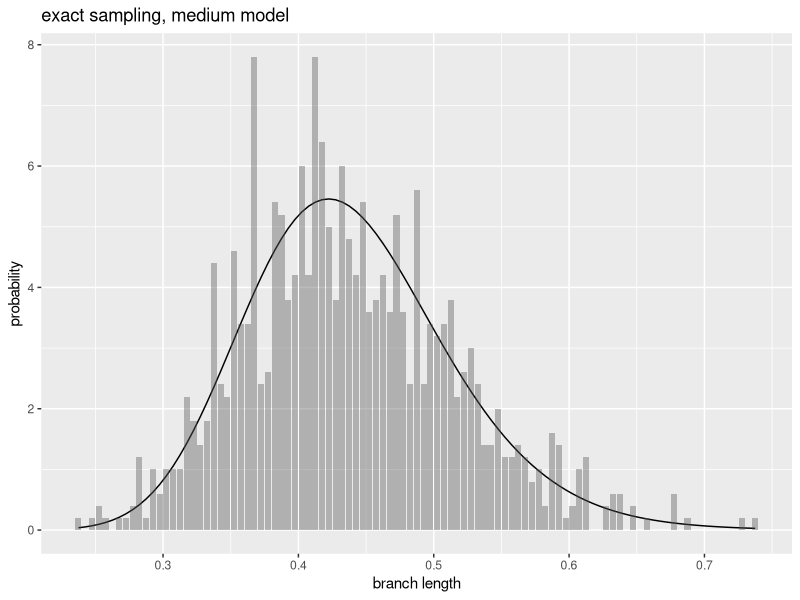
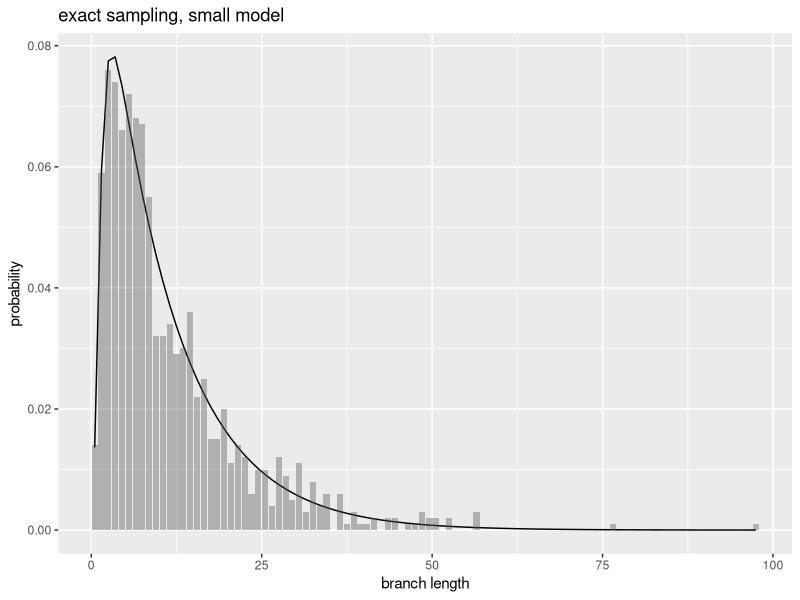

The R script that drew these images, in order:
library(ggplot2)

# Compute log(sum(exp(x))).
# http://r.789695.n4.nabble.com/logsumexp-function-in-R-td3310119.html
#
# Note that sorting x in descending order may increase precision of the result.
logsumexp <- function(x) {
  #sort(x, decreasing = TRUE)
  #i <- 1
  i <- which.max(x)
  log1p(sum(exp(x[-i] - x[i]))) + x[i]
}

# Compute the logarithm of the sampling helper function K(x) given a model and
# an exponential prior by summing the series.
#
# K(x) = \sum_{i = 0}^{c} {
#          \sum_{j = 0}^{m} {
#            {{c}\choose{i}} {{m}\choose{j}} (i + j + \lambda / r)^{-1} (-1)^j x^{i + j + \lambda / r}
#          }
#        }
#
# Note that the inner sum is an alternating series. To improve numerical
# stability, the equation is rearranged so that sums can be delayed as long as
# possible by storing even terms and odd terms in separate vectors. The equation
# as implemented is
#
# K(x) = x^{\lambda / r} \left[
#          \sum_{i = 0}^{c} {
#            {{c}\choose{i}} \sum_{\substack{j = 0 \\ j \text{ even}}}^{m} {
#              {{m}\choose{j}} (i + j + \lambda / r)^{-1} x^{i + j}
#            }
#          } -
#          \sum_{i = 0}^{c} {
#            {{c}\choose{i}} \sum_{\substack{j = 1 \\ j \text{ odd}}}^{m} {
#              {{m}\choose{j}} (i + j + \lambda / r)^{-1} x^{i + j}
#            }
#          }
#        \right]
#
# For brevity, the variables below are abbreviated. For example,
#
#   lve, lvo: "log v even" and "log v odd", the log of the terms of the outer sums
#         lu: "log u", the log of the terms of the inner sums
# lsue, lsuo: "log sum u even" and "log sum u odd", the log of the sums of the even and odd inner terms
#
# etc.
.k_exp_prior_series_ln <- function(m, lambda, x) {
  # Allocate vectors for the outer sums (even and odd terms).
  lve <- vector(length = m$c+1)
  lvo <- vector(length = m$c+1)

  for (i in seq(0, m$c)) {
    j <- seq(0, m$m)

    # Compute all the terms of the inner sums. The even and odd terms are
    # separated below.
    lu <- lchoose(m$m, j) - log(i + j + lambda / m$r) + (i + j) * log(x)

    stopifnot(is.finite(lu))

    # Separate and sum the even and odd terms.
    lsue <- logsumexp(lu[c(TRUE, FALSE)]) # 0, 2, 4, ...
    lsuo <- logsumexp(lu[c(FALSE, TRUE)]) # 1, 3, 5, ...

    stopifnot(is.finite(lsue), is.finite(lsuo))

    # Multiply the even and odd sums by ${{c}\choose{i}}$ and store.
    lve[i+1] <- lchoose(m$c, i) + lsue
    lvo[i+1] <- lchoose(m$c, i) + lsuo
  }

  stopifnot(is.finite(lve), is.finite(lvo))

  # Sum the even and odd terms.
  lsve <- logsumexp(lve)
  lsvo <- logsumexp(lvo)

  stopifnot(is.finite(lsve), is.finite(lsvo))

  #print(sprintf("%.50f > %.50f: %s", lsve, lsvo, lsve > lsvo))
  stopifnot(lsve > lsvo)

  # Take the difference of the sums of the even and odd terms and finish up by multiplying by $x^{\lambda / r}$.
  lsv <- lsve + log1p(-exp(lsvo - lsve)) + (lambda / m$r) * log(x)

  stopifnot(is.finite(lsv))

  return(lsv)
}

# Integrand of the integral representation of Appell's F1 function with y = -x.
# This identity is only valid when Re(a) > 0 and Re(-a + c) > 0.
#
# http://functions.wolfram.com/HypergeometricFunctions/AppellF1/07/ShowAll.html
.xxx_appell_integrand <- function(t, a, b1, b2, c, x) {
  (1 - t)^(-1 - a + c) * t^(-1 + a) / ((1 - t*x)^b1 * (1 + t*x)^b2)
}

# Integrand of the integral representation of Appell's F1 function with y = -x,
# using logarithms for stability. This identity is only valid when Re(a) > 0 and
# Re(-a + c) > 0.
#
# http://functions.wolfram.com/HypergeometricFunctions/AppellF1/07/ShowAll.html
.appell_integrand <- function(t, a, b1, b2, c, x) {
  y <- (-1 - a + c)*log(1 - t) + (-1 + a)*log(t) - b1*log(1 - t*x) - b2*log(1 + t*x)
  exp(y)
}

# Compute the logarithm of the sampling helper function K(x) given a model and
# an exponential prior by approximating the integral of Appell's F1 function.
# http://functions.wolfram.com/HypergeometricFunctions/AppellF1/07/ShowAll.html
.k_exp_prior_appell_ln <- function(m, lambda, x) {
  a <- lambda / m$r
  b1 <- -m$m
  b2 <- -m$c
  c <- (m$r + lambda) / m$r

  lv <- lgamma(c) - (lgamma(a) + lgamma(-a + c)) +
    log(integrate(.appell_integrand, 0, 1, a, b1, b2, c, x)$value)

  ly <- log(m$r) + (lambda / m$r) * log(x) - log(lambda) + lv
}

# Find the value x such that log(K(x)) ~= log(u) given a model and an exponential prior.
lcfit_inv_exp_prior_ln <- function(m, lambda, lu, tolerance = 1e-6) {
  a <- 0.0
  b <- 1.0
  x <- 0.5
  lal <- lcfit_k_exp_prior_ln(m, lambda, x);

  while (abs(exp(lal) - exp(lu)) > tolerance && b - a > x * .Machine$double.eps) {
    if (lal > lu) {
      b <- x
    } else {
      a <- x
    }

    x <- (a + b) / 2.0
    lal <- lcfit_k_exp_prior_ln(m, lambda, x)
  }

  return(x)
}

# Generate N samples from the posterior on branch lengths given a model and an
# exponential prior.
lcfit_sample_exp_prior <- function(m, lambda, N) {
  lk0 <- lcfit_k_exp_prior_ln(m, lambda, exp(-m$r * m$b))
  vinv <- Vectorize(lcfit_inv_exp_prior_ln, vectorize.args = "lu")
  u <- runif(N)

  x <- vinv(m, lambda, log1p(-u) + lk0)
  t <- -1.0 / m$r * log(x) - m$b

  return(t)
}

# Compare branch lengths sampled from a model and an exponential prior with the
# expected distribution.
lcfit_sample_exp_prior_compare <- function(m, lambda, s, breaks = 100) {
  # Compute sample histogram.
  hobj <- hist(s, breaks = breaks, plot = FALSE)
  t <- hobj$mids

  # Compute expected likelihoods and (unnormalized) densities.
  x <- exp(-m$r*(m$b + t))
  ll <- m$c*log(1 + x) + m$m*log(1 - x) - lambda*t
  ld <- ll + log(m$r) - lambda*m$b

  # Normalize densities by approximating the function and dividing by its
  # integral.
  ldfun <- approxfun(t, ld)
  dfun <- function(t) { exp(ldfun(t)) }
  cons <- integrate(dfun, min(t), max(t))$value
  d <- exp(ld - log(cons))

  data <- data.frame(t = t, expected = d, observed = hobj$density)
}

#####

set.seed(0)

# Choose the implementation of K(x) to use.
lcfit_k_exp_prior_ln <- .k_exp_prior_appell_ln

lambda <- 0.1

# small model
m.s <- list(c = 5, m = 8, r = 1, b = 0.5)
print(system.time(samples.s <- lcfit_sample_exp_prior(m.s, lambda, 1000)))
data.s <- lcfit_sample_exp_prior_compare(m.s, lambda, samples.s)
p.s <- ggplot(data.s, aes(x = t)) + geom_line(aes(y = expected)) +
  geom_bar(aes(y = observed), stat = "identity", alpha = 0.4) +
  ylab('probability') +
  xlab('branch length') +
  ggtitle("exact sampling, small model")

# medium model
m.m <- list(c = 1100, m = 800, r = 2, b = 0.5)
print(system.time(samples.m <- lcfit_sample_exp_prior(m.m, lambda, 1000)))
data.m <- lcfit_sample_exp_prior_compare(m.m, lambda, samples.m)
p.m <- p.s %+% data.m + ggtitle("exact sampling, medium model")

